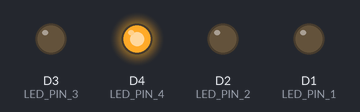
Simulated run of this sketch. Board: ESP8266 (NodeMCU). Parts: output pins drawn as LEDs (lit = HIGH). Random numbers use the default seed unless the sketch sets one.

Above: at 0.1 s.
At 3.1 s:
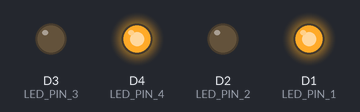
At 9.6 s:
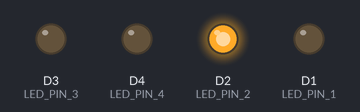
At 14.6 s:
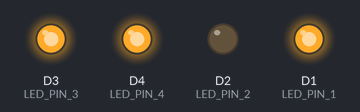
At 19.6 s:
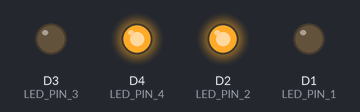
At 22.6 s:
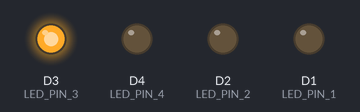
Timing chart, 0 to 40.0 s (numbered marks = the images above):
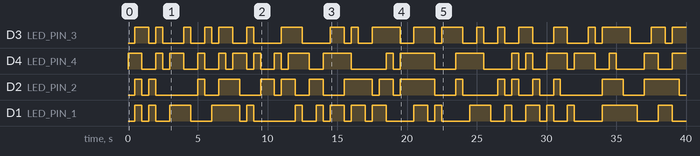

The sketch:

4LEDMenyalaSetting.ino
```cpp
#define LED_PIN_1 D1 // Definisikan pin LED pertama
#define LED_PIN_2 D2 // Definisikan pin LED kedua
#define LED_PIN_3 D3 // Definisikan pin LED ketiga
#define LED_PIN_4 D4 // Definisikan pin LED keempat
#define DELAY_TIME 500 // Waktu tunda antara perubahan keadaan LED (dalam milidetik)

void setup() {
  pinMode(LED_PIN_1, OUTPUT); // Set pin LED pertama sebagai output
  pinMode(LED_PIN_2, OUTPUT); // Set pin LED kedua sebagai output
  pinMode(LED_PIN_3, OUTPUT); // Set pin LED ketiga sebagai output
  pinMode(LED_PIN_4, OUTPUT); // Set pin LED keempat sebagai output
}

void loop() {
  digitalWrite(LED_PIN_1, random(2) == 0 ? HIGH : LOW); // Nyalakan LED 1 secara acak
  digitalWrite(LED_PIN_2, random(2) == 0 ? HIGH : LOW); // Nyalakan LED 2 secara acak
  digitalWrite(LED_PIN_3, random(2) == 0 ? HIGH : LOW); // Nyalakan LED 3 secara acak
  digitalWrite(LED_PIN_4, random(2) == 0 ? HIGH : LOW); // Nyalakan LED 4 secara acak
  delay(DELAY_TIME); // Tunda
}
```

Measured:
- by itself, D3 (LED_PIN_3): LOW → HIGH at 0.50 s, → LOW 1.0 s later, → HIGH 0.50 s later, → LOW 0.50 s later, … (39 changes in this stretch)
- by itself, D4 (LED_PIN_4): LOW → HIGH at 0.00 s, → LOW 1.0 s later, → HIGH 1.0 s later, → LOW 0.50 s later, … (39 changes in this stretch)
- by itself, D2 (LED_PIN_2): LOW → HIGH at 0.50 s, → LOW 0.50 s later, → HIGH 0.50 s later, → LOW 0.50 s later, … (34 changes in this stretch)
- by itself, D1 (LED_PIN_1): LOW → HIGH at 0.50 s, → LOW 0.50 s later, → HIGH 0.50 s later, → LOW 0.50 s later, … (38 changes in this stretch)
